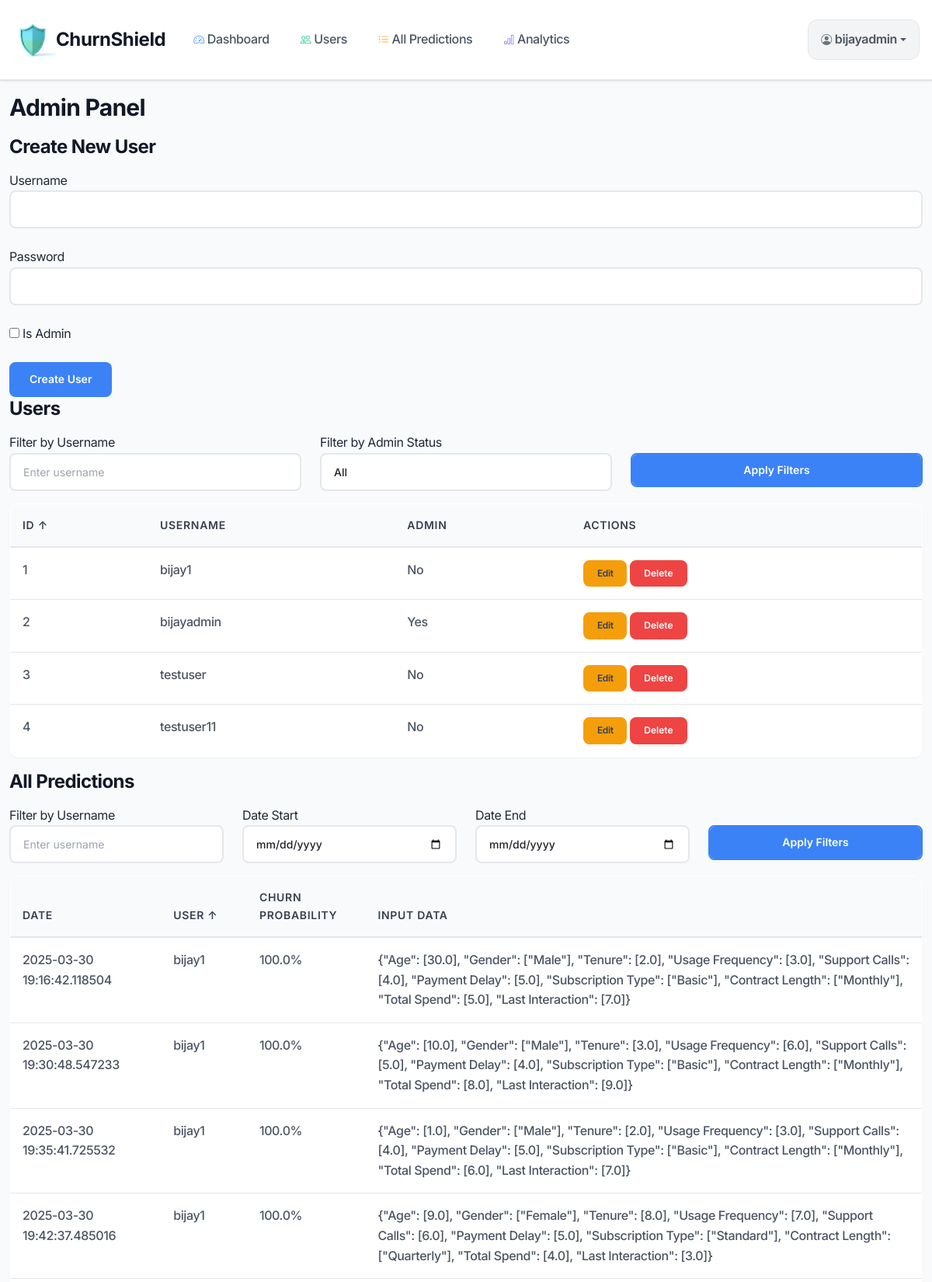
The app's page /admin?pred_sort=username&pred_order=asc&user_sort=id&user_order=asc&user_filter=&admin_filter=all&pred_user_filter=&pred_date_start=&pred_date_end= (signed in, upper part) with its own data.
### database.py (models this page shows)
class User(db.Model, UserMixin):  # Add UserMixin
    id = db.Column(db.Integer, primary_key=True)
    username = db.Column(db.String(80), unique=True, nullable=False)
    password = db.Column(db.String(120), nullable=False)  # Hashed in app.py
    is_admin = db.Column(db.Boolean, default=False)
    predictions = db.relationship('Prediction', backref='user', lazy=True)

class Prediction(db.Model):
    id = db.Column(db.Integer, primary_key=True)
    user_id = db.Column(db.Integer, db.ForeignKey('user.id'), nullable=False)
    prediction = db.Column(db.Float, nullable=False)  # Probability between 0 and 1
    date_submitted = db.Column(db.DateTime, nullable=False)
    input_data = db.Column(db.String(500), nullable=False)  # Store input as JSON
    retention_strategy = db.Column(db.String(500), nullable=True)  # New column

### app.py (the view, shortened to what this page needs)
@app.route('/admin', methods=['GET', 'POST'])
@login_required
def admin():
    if not current_user.is_admin:
        flash('Admin access only!')
        return redirect(url_for('dashboard'))
    user_sort = request.args.get('user_sort', 'id')
    user_order = request.args.get('user_order', 'asc')
    user_filter = request.args.get('user_filter', '')
    admin_filter = request.args.get('admin_filter', 'all')
    pred_sort = request.args.get('pred_sort', 'date_submitted')
    pred_order = request.args.get('pred_order', 'desc')
    pred_user_filter = request.args.get('pred_user_filter', '')
    pred_date_start = request.args.get('pred_date_start', '')
    pred_date_end = request.args.get('pred_date_end', '')
    users_query = User.query
    if user_filter:
        users_query = users_query.filter(User.username.ilike(f'%{user_filter}%'))
    if admin_filter != 'all':
        users_query = users_query.filter(User.is_admin == (admin_filter == 'yes'))
    if user_sort == 'id':
        users = users_query.order_by(asc(User.id) if user_order == 'asc' else desc(User.id)).all()
    elif user_sort == 'username':
        users = users_query.order_by(asc(User.username) if user_order == 'asc' else desc(User.username)).all()
    elif user_sort == 'is_admin':
        users = users_query.order_by(asc(User.is_admin) if user_order == 'asc' else desc(User.is_admin)).all()
    else:
        users = users_query.order_by(asc(User.id)).all()
    preds_query = Prediction.query
    if pred_user_filter:
        preds_query = preds_query.join(User).filter(User.username.ilike(f'%{pred_user_filter}%'))
    if pred_date_start:
        preds_query = preds_query.filter(Prediction.date_submitted >= pred_date_start)
    if pred_date_end:
        preds_query = preds_query.filter(Prediction.date_submitted <= pred_date_end)
    if pred_sort == 'date_submitted':
        preds = preds_query.order_by(asc(Prediction.date_submitted) if pred_order == 'asc' else desc(Prediction.date_submitted)).all()
    elif pred_sort == 'username':
        preds = preds_query.join(User).order_by(asc(User.username) if pred_order == 'asc' else desc(User.username)).all()
    elif pred_sort == 'prediction':
        preds = preds_query.order_by(asc(Prediction.prediction) if pred_order == 'asc' else desc(Prediction.prediction)).all()
    else:
        preds = preds_query.order_by(desc(Prediction.date_submitted)).all()
    return render_template('admin.html', users=users, predictions=preds,
                          user_sort=user_sort, user_order=user_order, user_filter=user_filter, admin_filter=admin_filter,
                          pred_sort=pred_sort, pred_order=pred_order, pred_user_filter=pred_user_filter,
                          pred_date_start=pred_date_start, pred_date_end=pred_date_end)

### templates/admin.html (shortened to what this page needs)
{% extends "base.html" %}
{% block content %}
<h2>Admin Panel</h2>
<h3>Create New User</h3>
<form method="POST" action="{{ url_for('admin') }}">
    <div class="form-group">
        <label>Username</label>
        <input type="text" name="create_username" class="form-control" required>
    </div>
    <div class="form-group">
        <label>Password</label>
        <input type="password" name="create_password" class="form-control" required>
    </div>
    <div class="form-group">
        <label><input type="checkbox" name="create_is_admin"> Is Admin</label>
    </div>
    <button type="submit" class="btn btn-primary">Create User</button>
</form>
<h3>Users</h3>
<form method="GET" action="{{ url_for('admin') }}" class="mb-3">
    <div class="row">
        <div class="col-md-4">
            <label>Filter by Username</label>
            <input type="text" name="user_filter" class="form-control" value="{{ user_filter }}" placeholder="Enter username">
        </div>
        <div class="col-md-4">
            <label>Filter by Admin Status</label>
            <select name="admin_filter" class="form-control">
                <option value="all" {% if admin_filter == 'all' %}selected{% endif %}>All</option>
            </select>
        </div>
        <div class="col-md-4">
            <label>&nbsp;</label>
            <button type="submit" class="btn btn-primary form-control">Apply Filters</button>
        </div>
    </div>
</form>
<table class="table">
    <thead>
        <tr>
            <th>
                <a href="{{ url_for('admin', user_sort='id', user_order='desc' if user_sort == 'id' and user_order == 'asc' else 'asc', user_filter=user_filter, admin_filter=admin_filter, pred_sort=pred_sort, pred_order=pred_order, pred_user_filter=pred_user_filter, pred_date_start=pred_date_start, pred_date_end=pred_date_end) }}">
                    ID {% if user_sort == 'id' %}{% if user_order == 'asc' %}↑{% else %}↓{% endif %}{% endif %}
                </a>
            </th>
            <th>
                <a href="{{ url_for('admin', user_sort='username', user_order='desc' if user_sort == 'username' and user_order == 'asc' else 'asc', user_filter=user_filter, admin_filter=admin_filter, pred_sort=pred_sort, pred_order=pred_order, pred_user_filter=pred_user_filter, pred_date_start=pred_date_start, pred_date_end=pred_date_end) }}">
                    Username {% if user_sort == 'username' %}{% if user_order == 'asc' %}↑{% else %}↓{% endif %}{% endif %}
                </a>
            </th>
            <th>
                <a href="{{ url_for('admin', user_sort='is_admin', user_order='desc' if user_sort == 'is_admin' and user_order == 'asc' else 'asc', user_filter=user_filter, admin_filter=admin_filter, pred_sort=pred_sort, pred_order=pred_order, pred_user_filter=pred_user_filter, pred_date_start=pred_date_start, pred_date_end=pred_date_end) }}">
                    Admin {% if user_sort == 'is_admin' %}{% if user_order == 'asc' %}↑{% else %}↓{% endif %}{% endif %}
                </a>
            </th>
            <th>Actions</th>
        </tr>
    </thead>
    <tbody>
        {% for user in users %}
            <tr>
                <td>{{ user.id }}</td>
                <td>{{ user.username }}</td>
                <td>{{ 'Yes' if user.is_admin else 'No' }}</td>
                <td>
                    <a href="{{ url_for('edit_user', user_id=user.id) }}" class="btn btn-warning btn-sm">Edit</a>
                    <form action="{{ url_for('delete_user', user_id=user.id) }}" method="POST" style="display:inline;">
                        <button type="submit" class="btn btn-danger btn-sm" onclick="return confirm('Are you sure you want to delete {{ user.username }}?');">Delete</button>
                    </form>
                </td>
            </tr>
        {% endfor %}
    </tbody>
</table>
<h3>All Predictions</h3>
<form method="GET" action="{{ url_for('admin') }}" class="mb-3">
    <div class="row">
        <div class="col-md-3">
            <label>Filter by Username</label>
            <input type="text" name="pred_user_filter" class="form-control" value="{{ pred_user_filter }}" placeholder="Enter username">
        </div>
        <div class="col-md-3">
            <label>Date Start</label>
            <input type="date" name="pred_date_start" class="form-control" value="{{ pred_date_start }}">
        </div>
        <div class="col-md-3">
            <label>Date End</label>
            <input type="date" name="pred_date_end" class="form-control" value="{{ pred_date_end }}">
        </div>
        <div class="col-md-3">
            <label>&nbsp;</label>
            <button type="submit" class="btn btn-primary form-control">Apply Filters</button>
        </div>
    </div>
</form>
<table class="table">
    <thead>
        <tr>
            <th>
                <a href="{{ url_for('admin', pred_sort='date_submitted', pred_order='desc' if pred_sort == 'date_submitted' and pred_order == 'asc' else 'asc', user_sort=user_sort, user_order=user_order, user_filter=user_filter, admin_filter=admin_filter, pred_user_filter=pred_user_filter, pred_date_start=pred_date_start, pred_date_end=pred_date_end) }}">
                    Date {% if pred_sort == 'date_submitted' %}{% if pred_order == 'asc' %}↑{% else %}↓{% endif %}{% endif %}
                </a>
            </th>
            <th>
                <a href="{{ url_for('admin', pred_sort='username', pred_order='desc' if pred_sort == 'username' and pred_order == 'asc' else 'asc', user_sort=user_sort, user_order=user_order, user_filter=user_filter, admin_filter=admin_filter, pred_user_filter=pred_user_filter, pred_date_start=pred_date_start, pred_date_end=pred_date_end) }}">
                    User {% if pred_sort == 'username' %}{% if pred_order == 'asc' %}↑{% else %}↓{% endif %}{% endif %}
                </a>
            </th>
            <th>
                <a href="{{ url_for('admin', pred_sort='prediction', pred_order='desc' if pred_sort == 'prediction' and pred_order == 'asc' else 'asc', user_sort=user_sort, user_order=user_order, user_filter=user_filter, admin_filter=admin_filter, pred_user_filter=pred_user_filter, pred_date_start=pred_date_start, pred_date_end=pred_date_end) }}">
                    Churn Probability {% if pred_sort == 'prediction' %}{% if pred_order == 'asc' %}↑{% else %}↓{% endif %}{% endif %}
                </a>
            </th>
            <th>Input Data</th>
        </tr>
    </thead>
    <tbody>
        {% for pred in predictions %}
            <tr>
                <td>{{ pred.date_submitted }}</td>
                <td>{{ pred.user.username }}</td>
                <td>{{ (pred.prediction * 100)|round(2) }}%</td>
                <td>{{ pred.input_data }}</td>
            </tr>
        {% endfor %}
    </tbody>
</table>
{% endblock %}

### templates/base.html (shortened to what this page needs)
<!DOCTYPE html>
<html lang="en">
<head>
    <link href="https://cdn.jsdelivr.net/npm/bootstrap@5.3.0/dist/css/bootstrap.min.css" rel="stylesheet">
    <link href="https://cdn.jsdelivr.net/npm/bootstrap-icons/font/bootstrap-icons.css" rel="stylesheet">
    <link rel="stylesheet" href="{{ url_for('static', filename='style.css') }}">
</head>
<body>
    <nav class="navbar navbar-expand-lg navbar-light fixed-top">
        <div class="container">
            <a class="navbar-brand" href="{{ url_for('dashboard') }}">
                <img src="../static/logo1.png" alt="logo">
                ChurnShield
            </a>
            <div class="collapse navbar-collapse" id="navbarNav">
                {% if current_user.is_authenticated %}
                    <ul class="navbar-nav me-auto">
                        <li class="nav-item">
                            <a class="nav-link" href="{{ url_for('dashboard') }}">
                                <i class="bi bi-speedometer2 me-1"></i>
                                Dashboard
                            </a>
                        </li>
                        {% if current_user.is_admin %}
                            <li class="nav-item">
                                <a class="nav-link" href="{{ url_for('admin_user') }}">
                                    <i class="bi bi-people me-1"></i>
                                    Users
                                </a>
                            </li>
                            <li class="nav-item">
                                <a class="nav-link" href="{{ url_for('predictions_user') }}">
                                    <i class="bi bi-list-ul me-1"></i>
                                    All Predictions
                                </a>
                            </li>
                            <li class="nav-item">
                                <a class="nav-link" href="{{ url_for('eda_dashboard') }}">
                                    <i class="bi bi-bar-chart me-1"></i>
                                    Analytics
                                </a>
                            </li>
                        {% endif %}
                    </ul>
                    <div class="navbar-nav">
                        <div class="nav-item dropdown">
                            <a class="nav-link dropdown-toggle user-dropdown" href="#" id="userDropdown" role="button" data-bs-toggle="dropdown">
                                <i class="bi bi-person-circle me-1"></i>
                                {{ current_user.username }}
                            </a>
                        </div>
                    </div>
                {% endif %}
            </div>
        </div>
    </nav>
    <main class="main-content">
        <div class="container">
            {% block content %}{% endblock %}
        </div>
    </main>
</body>
</html>

### records on screen
User: username "bijayadmin", id "2", is_admin "Yes"
User: id "1", username "bijay1", is_admin "No"
User: id "3", username "testuser", is_admin "No"
User: id "4", username "testuser11", is_admin "No"
Prediction: date_submitted "2025-03-30 19:16:42.118504", user.username "bijay1", (pred.prediction*100)|round(2) "100.0", input_data "{\"Age\": [30.0], \"Gender\": [\"Male\"], \"Tenure\": [2.0], \"Usage Frequency\": [3.0], \"Support Calls\": [4.0], \"Payment Delay\": [5.0], \"Subscription Type\": [\"Basic\"], \"Contract Length\": [\"Monthly\"], \"Total Spend\": [5.0], \"Last Interaction\": [7.0]}"
Prediction: date_submitted "2025-03-30 19:30:48.547233", user.username "bijay1", (pred.prediction*100)|round(2) "100.0", input_data "{\"Age\": [10.0], \"Gender\": [\"Male\"], \"Tenure\": [3.0], \"Usage Frequency\": [6.0], \"Support Calls\": [5.0], \"Payment Delay\": [4.0], \"Subscription Type\": [\"Basic\"], \"Contract Length\": [\"Monthly\"], \"Total Spend\": [8.0], \"Last Interaction\": [9.0]}"
Prediction: date_submitted "2025-03-30 19:35:41.725532", user.username "bijay1", (pred.prediction*100)|round(2) "100.0", input_data "{\"Age\": [1.0], \"Gender\": [\"Male\"], \"Tenure\": [2.0], \"Usage Frequency\": [3.0], \"Support Calls\": [4.0], \"Payment Delay\": [5.0], \"Subscription Type\": [\"Basic\"], \"Contract Length\": [\"Monthly\"], \"Total Spend\": [6.0], \"Last Interaction\": [7.0]}"
Prediction: date_submitted "2025-03-30 19:42:37.485016", user.username "bijay1", (pred.prediction*100)|round(2) "100.0", input_data "{\"Age\": [9.0], \"Gender\": [\"Female\"], \"Tenure\": [8.0], \"Usage Frequency\": [7.0], \"Support Calls\": [6.0], \"Payment Delay\": [5.0], \"Subscription Type\": [\"Standard\"], \"Contract Length\": [\"Quarterly\"], \"Total Spend\": [4.0], \"Last Interaction\": [3.0]}"
